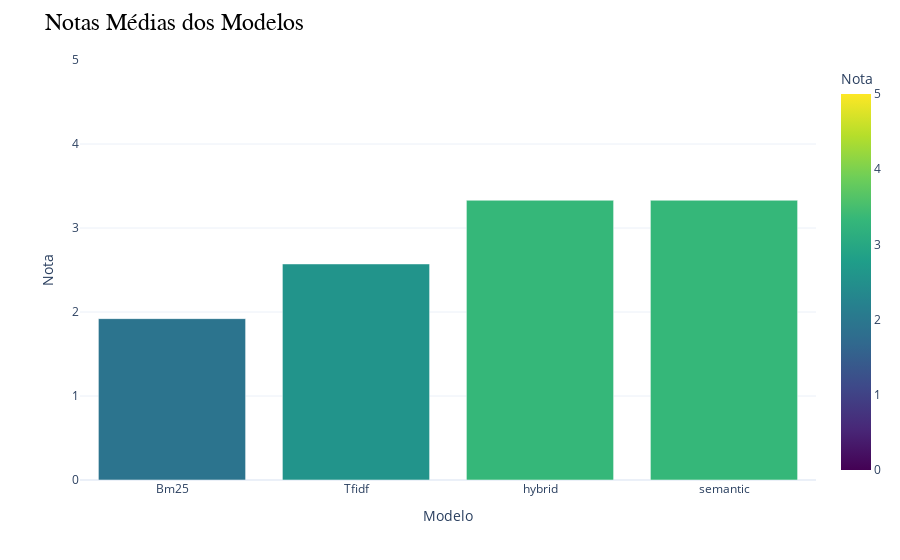

The cell this chart's notebook holds for it:
### Markdown cell above
## Visualização dos resultados

### Média

Primeiro, vamos retornar uma média geral de cada um dos modelos:

### Code cell
# Separa as chaves (modelos) e valores (notas)
modelos = list(mean.keys())
notas = list(mean.values())
# Cria um DataFrame auxiliar
df = pd.DataFrame(list(zip(modelos, notas)), columns=['Modelo', 'Nota'])
# Ordena por nota
df = df.sort_values('Nota')
# Cria um gráfico de barras, com limites em 0 e 5, com cores contínuas
fig = px.bar(df, x='Modelo', y='Nota', color='Nota', color_continuous_scale='Viridis',
             hover_data={'Nota':':.2f'}, range_color=[0,5])
# Atualiza a estética do gráfico
fig.update_layout(
    title='Notas Médias dos Modelos',
    title_font=dict(size=24, family='Courier', color='black'),
    showlegend=True,
    template='plotly_white'
)
# Adapta as informações do Hover
fig.update_traces(hovertemplate='Modelo: %{x}<br>Média: %{y:.2f}')
# Limita o gráfico entre 0 e 5
fig.update_yaxes(range=[0, 5])
# Mostra o gráfico
fig.show()

### Figure 1 — Plotly figure (JSON) as saved in the notebook; plotly's stock layout.template omitted (floating-point values rounded to 4 significant figures)
{"data": [{"alignmentgroup": "True", "hovertemplate": "Modelo: %{x}<br>Média: %{y:.2f}", "legendgroup": "", "marker": {"color": [1.921, 2.572, 3.33, 3.33], "coloraxis": "coloraxis", "pattern": {"shape": ""}}, "name": "", "offsetgroup": "", "orientation": "v", "showlegend": false, "textposition": "auto", "type": "bar", "x": ["Bm25", "Tfidf", "hybrid", "semantic"], "xaxis": "x", "y": [1.921, 2.572, 3.33, 3.33], "yaxis": "y"}], "layout": {"barmode": "relative", "coloraxis": {"cmax": 5, "cmin": 0, "colorbar": {"title": {"text": "Nota"}}, "colorscale": [[0, "#440154"], [0.1111, "#482878"], [0.2222, "#3e4989"], [0.3333, "#31688e"], [0.4444, "#26828e"], [0.5556, "#1f9e89"], [0.6667, "#35b779"], [0.7778, "#6ece58"], [0.8889, "#b5de2b"], [1, "#fde725"]]}, "legend": {"tracegroupgap": 0}, "margin": {"t": 60}, "showlegend": true, "title": {"font": {"color": "black", "family": "Courier", "size": 24}, "text": "Notas Médias dos Modelos"}, "xaxis": {"anchor": "y", "domain": [0, 1], "title": {"text": "Modelo"}}, "yaxis": {"anchor": "x", "domain": [0, 1], "range": [0, 5], "title": {"text": "Nota"}}}}
